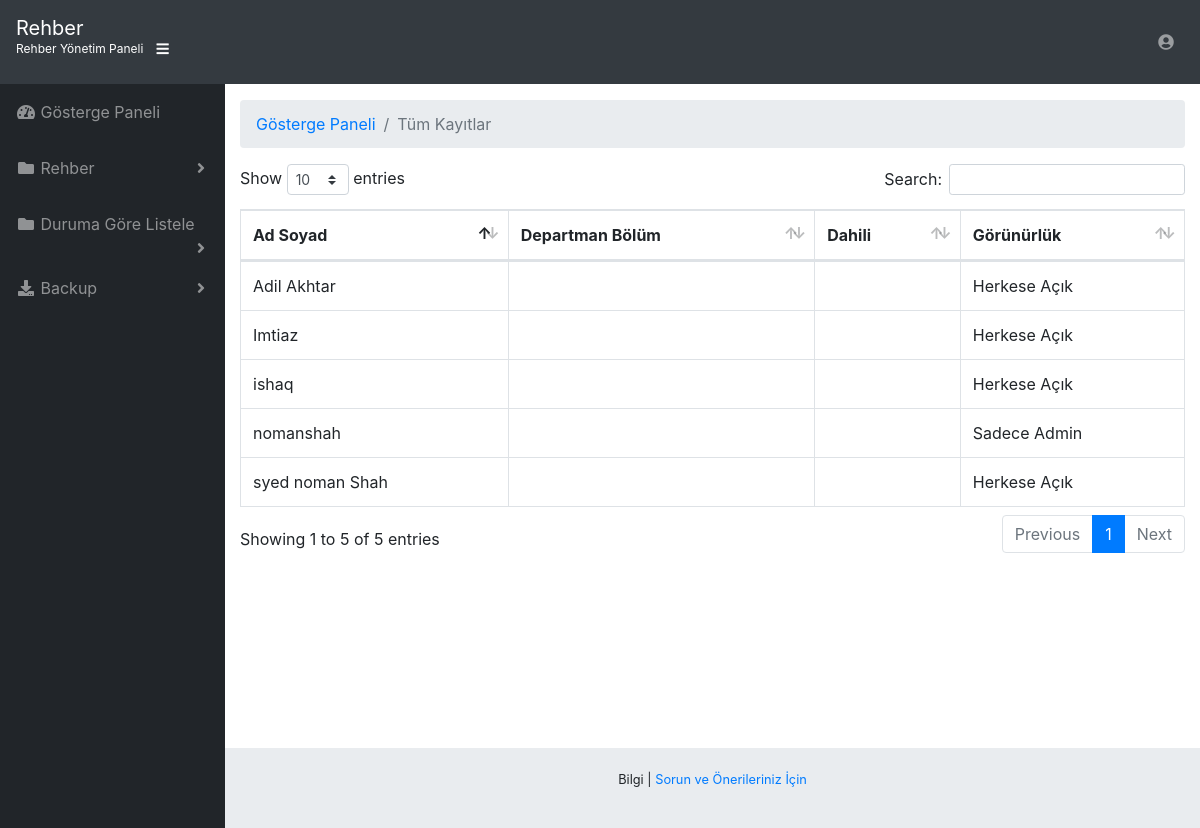
The app's page /admin/allrecords.php (signed in) with its own data.
### tables this page shows
CREATE TABLE `tbldirectory` (
  `ID` int(10) NOT NULL,
  `FullName` varchar(120) DEFAULT NULL,
  `Profession` varchar(120) DEFAULT NULL,
  `Email` varchar(120) NOT NULL,
  `MobileNumber` bigint(11) DEFAULT NULL,
  `Address` varchar(250) NOT NULL,
  `City` varchar(250) NOT NULL,
  `Status` varchar(120) NOT NULL,
  `Category` varchar(120) NOT NULL
);

### admin/allrecords.php (the view, shortened to what this page needs)
<?php
include('include/dbconnection.php');
if (strlen($_SESSION['pdaid']==0)) {
  header('location:logout.php');
  } else{
  ?>
<!DOCTYPE html>
<html lang="en">
<head><meta http-equiv="Content-Type" content="text/html; charset=utf-8">
  <link href="vendor/fontawesome-free/css/all.min.css" rel="stylesheet" type="text/css">
  <link href="vendor/datatables/dataTables.bootstrap4.css" rel="stylesheet">
  <link href="css/sb-admin.css" rel="stylesheet">
</head>
<body id="page-top">
<?php include('include/header.php');?>
  <div id="wrapper">
    <?php include('include/sidebar.php');?>
    <div id="content-wrapper">
      <div class="container-fluid">
        <ol class="breadcrumb">
          <li class="breadcrumb-item">
            <a href="#">Gösterge Paneli</a>
          </li>
          <li class="breadcrumb-item active">Tüm Kayıtlar</li>
        </ol>
<table class="table table-bordered" id="dataTable" width="100%" cellspacing="0">
 <thead>
                <tr>
                  <th>Ad Soyad</th>
                  <th>Departman Bölüm</th>
                  <th>Dahili</th>
				  <th>Görünürlük</th>
                </tr>
              </thead>
               <?php
$ret=mysqli_query($con,"select * from tbldirectory");
while ($row=mysqli_fetch_array($ret)) {
?>
                <tr>
                  <td><?php  echo $row['FullName'];?></td>
                  <td><?php  echo $row['BolumDept'];?></td>
                  <td><?php  echo $row['DahiliNo'];?></td>
				  <?php  if($row['Status']==1)
				  {
				  echo "<td>Herkese Açık</td>";
				  }
				  else{
					echo "<td>Sadece Admin</td>";
				  }
				  ?>
  <?php
}?>
</table>
      </div>
      <?php include('include/footer.php');?>
    </div>
  </div>
</body>
</html>
<?php }  ?>

### admin/include/header.php (shortened to what this page needs)
 <nav class="navbar navbar-expand navbar-dark bg-dark static-top">
    <a class="navbar-brand mr-1" href="dashboard.php"> Rehber <p id="name"> Rehber Yönetim Paneli</p> </a>
    <button class="btn btn-link btn-sm text-white order-1 order-sm-0" id="sidebarToggle" href="#">
      <i class="fas fa-bars"></i>
    </button>
<ul class="navbar-nav ml-auto ml-md-0">
      <li class="nav-item dropdown no-arrow">
        <a class="nav-link dropdown-toggle" href="#" id="userDropdown" role="button" data-toggle="dropdown" aria-haspopup="true" aria-expanded="false">
          <i class="fas fa-user-circle fa-fw"></i>
        </a>
      </li>
    </ul>
  </nav>

### admin/include/sidebar.php (shortened to what this page needs)
<ul class="sidebar navbar-nav">
      <li class="nav-item">
        <a class="nav-link" href="dashboard.php">
          <i class="fas fa-fw fa-tachometer-alt"></i>
          <span>Gösterge Paneli</span>
        </a>
      </li>
      <li class="nav-item dropdown">
        <a class="nav-link dropdown-toggle" href="#" id="pagesDropdown" role="button" data-toggle="dropdown" aria-haspopup="true" aria-expanded="false">
          <i class="fas fa-fw fa-folder"></i>
          <span>Rehber</span>
        </a>
      </li>
      <li class="nav-item dropdown">
        <a class="nav-link dropdown-toggle" href="#" id="pagesDropdown" role="button" data-toggle="dropdown" aria-haspopup="true" aria-expanded="false">
          <i class="fas fa-fw fa-folder"></i>
          <span>Duruma Göre Listele</span>
        </a>
      </li>
      <li class="nav-item dropdown">
        <a class="nav-link dropdown-toggle" href="#" id="pagesDropdown" role="button" data-toggle="dropdown" aria-haspopup="true" aria-expanded="false">
          <i class="fas fa-fw fa-download"></i>
          <span>Backup</span>
        </a>
      </li>
            </ul>

### admin/include/footer.php
<footer class="sticky-footer">
       <div class="container my-auto">
         <div class="copyright text-center my-auto">
           <p style=color:'Black'><span">Bilgi | <a href="mailto:a@a.com" target="_blank">Sorun ve Önerileriniz İçin</a></span>
         </div>
       </div>
     </footer>

### admin/include/header.php (style rules this page uses)
i.fas.fa-bars { margin-top: 16px; }
p#name { font-size: 12px; line-height: 1 }

### admin/allrecords.php (style rules this page uses)
.container-fluid { OVERFLOW: SCROLL; }

### records on screen
tbldirectory: FullName "nomanshah", Status "Sadece Admin"
tbldirectory: FullName "ishaq", Status "Herkese Açık"
tbldirectory: FullName "Imtiaz", Status "Herkese Açık"
tbldirectory: FullName "syed noman Shah", Status "Herkese Açık"
tbldirectory: FullName "Adil Akhtar", Status "Herkese Açık"
